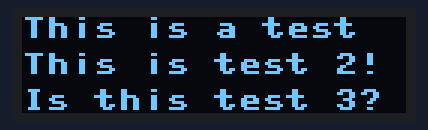
Bench run of a program on a simulated ESP32 board running MicroPython. Shown: 128×32 one-colour display. Library files of the repository ran but are not shown: ssd1306.py. At 0.0 s the program stops and its outputs stay as they are.

Above: at 0.1 s.

The program:

oledHello.py
```python
from machine import Pin, SoftI2C
import ssd1306
from utime import sleep

# I2C Pin assignment
i2c = SoftI2C(scl=Pin(22), sda=Pin(21))

# larger display is 128x64. Smaller display is 128x32
oled_width = 128
oled_height = 32

oled = ssd1306.SSD1306_I2C(oled_width, oled_height, i2c)

oled.text('This is a test', 0, 0)
oled.text('This is test 2!', 0, 12)
oled.text('Is this test 3?', 0, 24)

oled.show()
```
